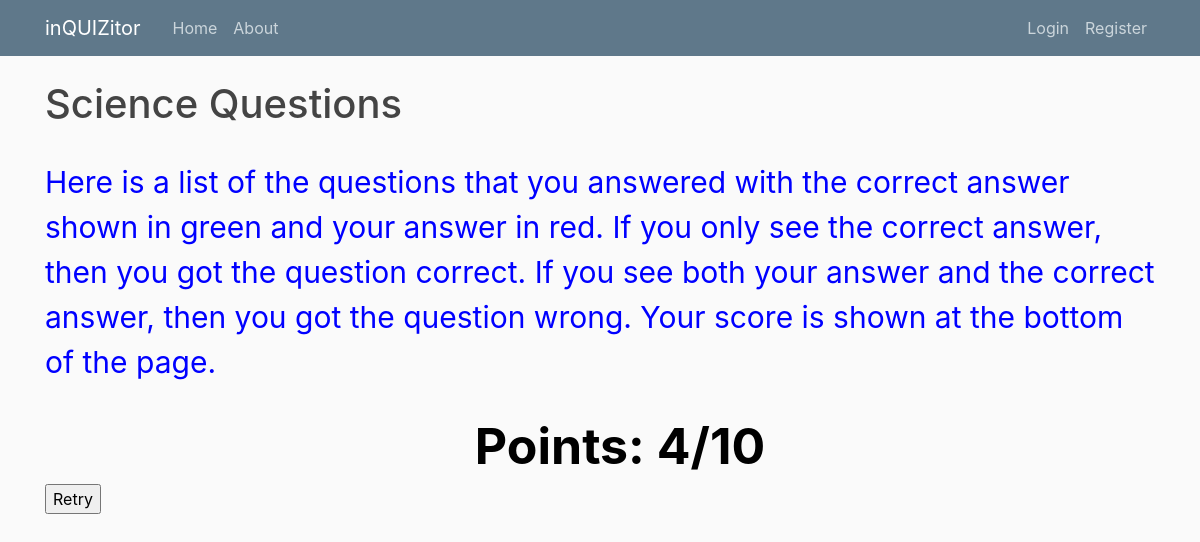
The page /polls/2/results/ on the database as committed earlier.
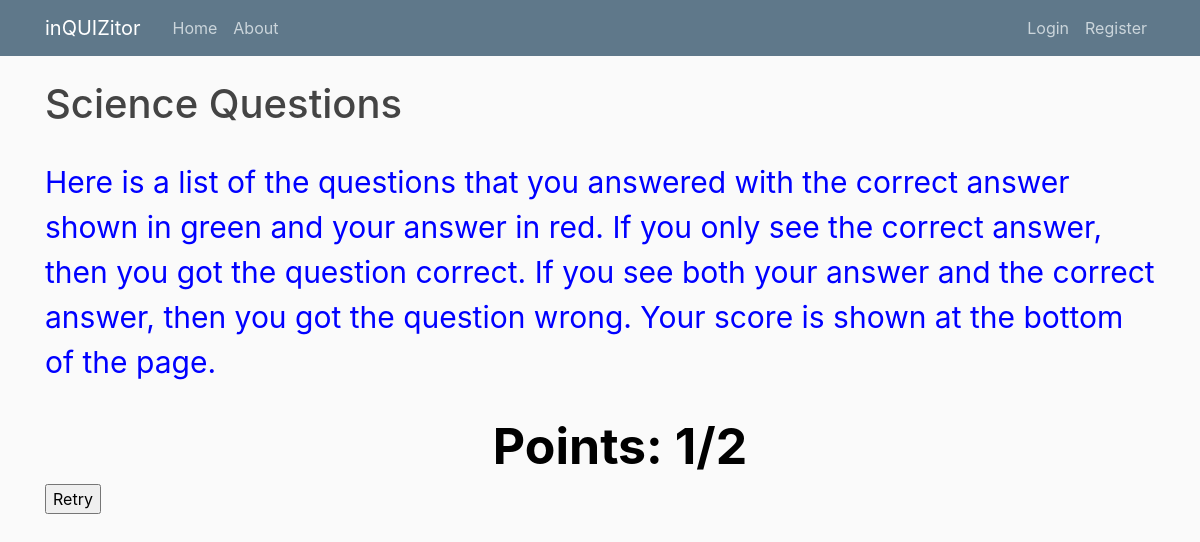
The same page on the database as committed later.
### polls/models.py (models this page shows)
class Counter(models.Model):
    counter = models.IntegerField(default=0, null=True)
    def __str__(self):
        return str(self.counter)

### polls/views.py (the view)
# urls.py: path('<int:pk>/results/', views.ResultsView.as_view(), name='results'),
class ResultsView(generic.DetailView):
    model = Subject
    template_name = 'polls/results.html'
    def get_context_data(self, *args, **kwargs):
        context = super().get_context_data(**kwargs)
        context['counter'] = Counter.objects.get(pk=1)
        context['choice'] = Choice.objects.all()
        context['question'] = Question.objects.get(pk=self.kwargs['pk'])
        return context
    '''def form_valid(self, form, *args, **kwargs):
        # This method is called when valid form data has been POSTed.
        # It should return an HttpResponse.
        form=NameForm(self.request.GET)
        print(self.request.GET)

        if 'retry' in self.request.GET:
            return HttpResponseRedirect(reverse('polls:detail', args=(self.kwargs['pk'],)))

        return super().form_valid(form)'''

### polls/templates/polls/results.html (shortened to what this page needs)
{% extends "polls/base.html" %}
{% block content %}
<!DOCTYPE html>
<html lang="en">
<head>
    {% load static %}
    <link rel="stylesheet" href="{% static 'results.css'%}" />
</head>
<body>
    <h1>{{ subject.subject_text }}</h1>
    <br>
    <p class="result-instructions">Here is a list of the questions that you answered with the correct answer shown in green and your answer in red. If you only see
    the correct answer, then you got the question correct. If you see both your answer and the correct answer, then you got the question
    wrong. Your score is shown at the bottom of the page.
    </p>
    <br>
<ul>
    <p class="points"> Points: {{ counter }}/{{ choice.count }} </p>
</ul>
<form method="GET" action="{% url 'polls:detail' subject.id question.id %}">
    <input type="submit" name="retry" value="Retry">
</form>
</body>
</html>
{% endblock %}

Rows that differ between the two databases and show on the page:
changed Counter: counter "4" → "1"
Other text that changed with them:
{{ choice.count }}: "10" → "2"
